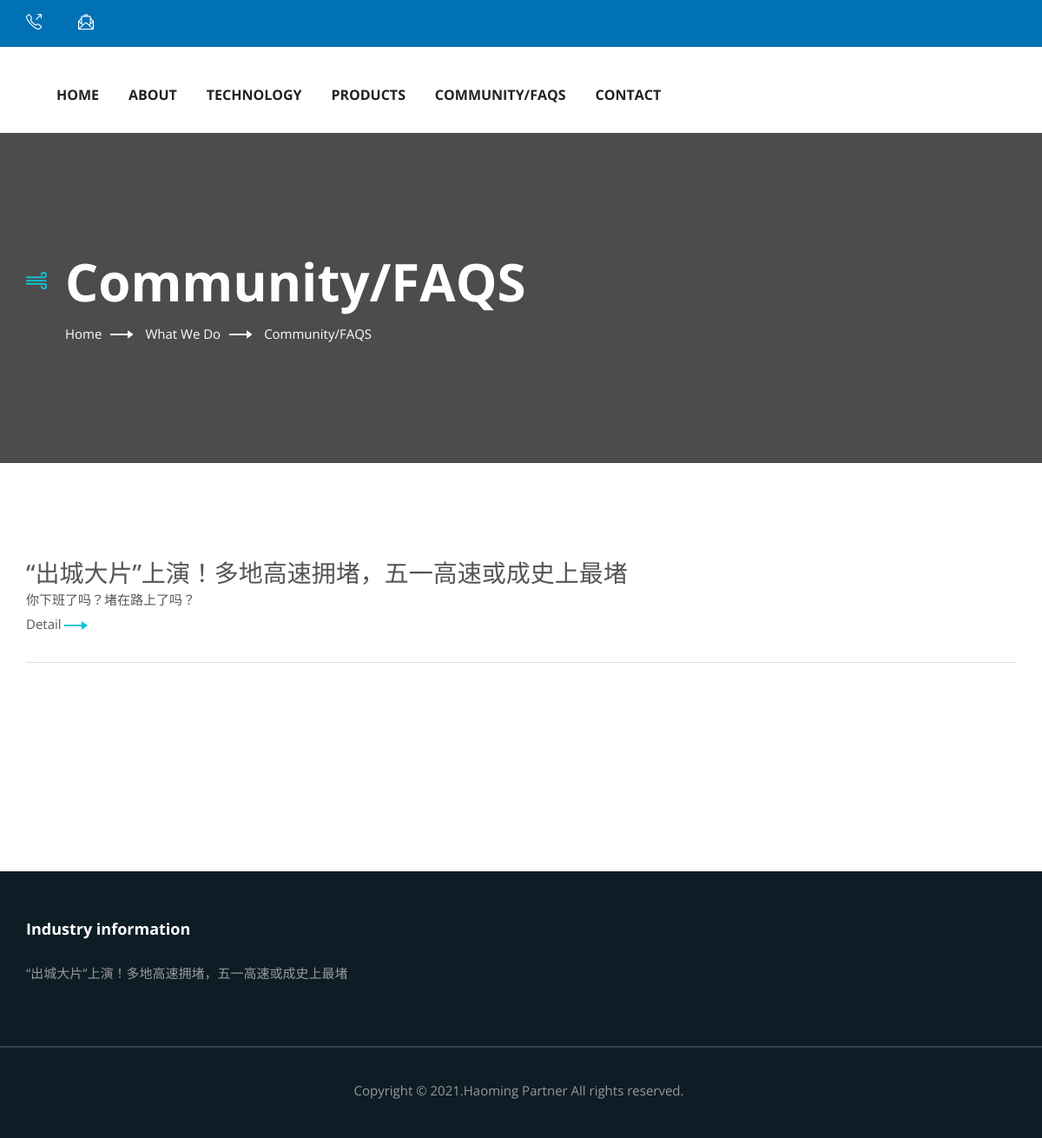
Before: /news/ with the older database file.
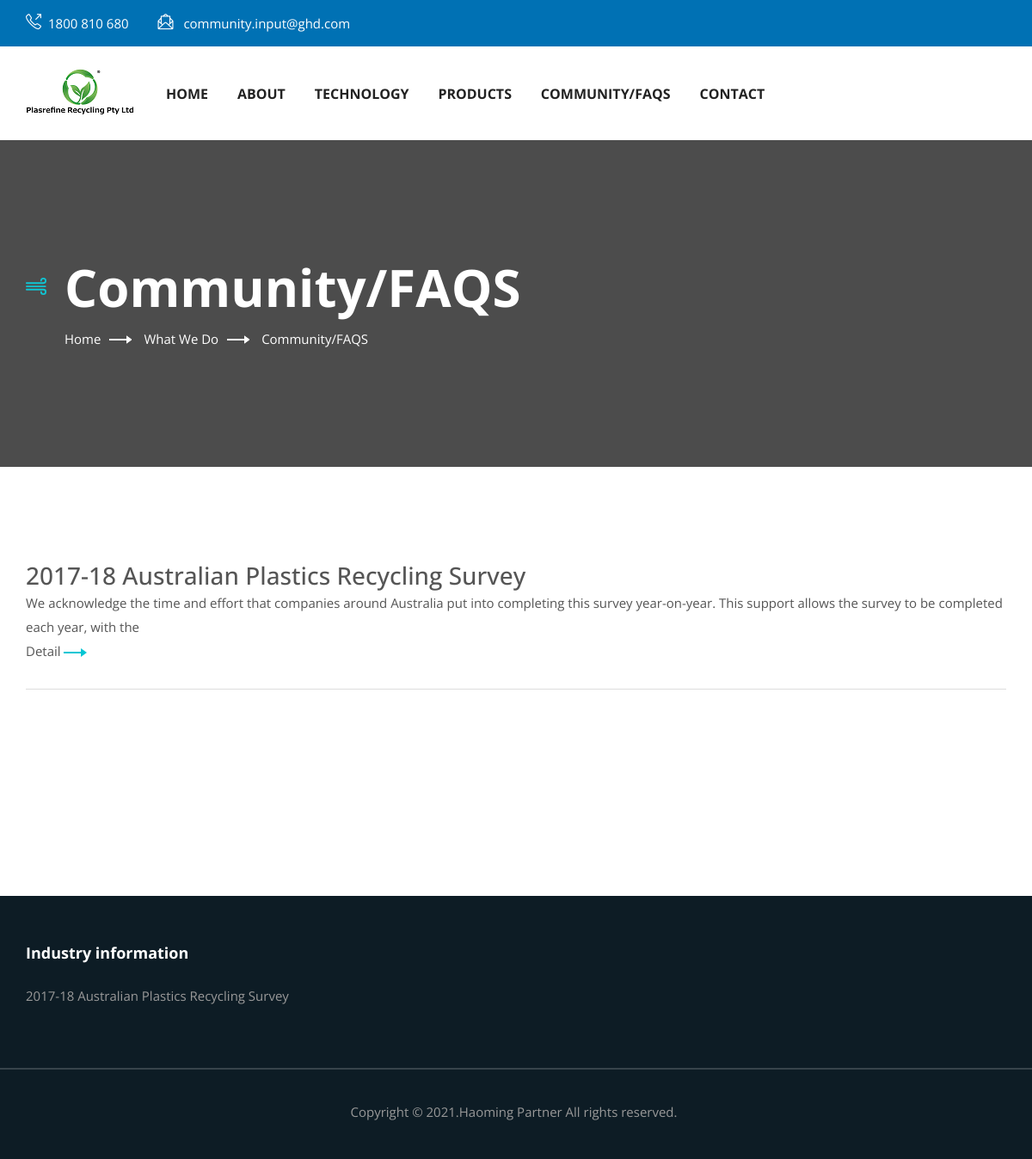
After: the same page with the newer database file.
### web/models.py (models this page shows)
class Blog(models.Model):
    title = models.CharField("标题", max_length=100, unique=False)
    files = models.FileField(upload_to="File")
    introduction = models.CharField("简介", max_length=300)
    add_date = models.DateTimeField('保存日期', default=timezone.now)
    mod_date = models.DateTimeField('最后修改日期', auto_now=True)
    def __str__(self):
        return self.title
    class Meta:
        verbose_name = 'COMMUNITY/FAQS'
        verbose_name_plural = 'COMMUNITY/FAQS'

class WebSetting(models.Model):
    SettingName = models.CharField(max_length=60, verbose_name="配置名称")
    title = models.CharField(max_length=60, verbose_name="网站名称")
    phone = models.CharField(max_length=60,verbose_name='电话')
    email = models.CharField(max_length=60,verbose_name='邮箱')
    logo = models.ImageField(help_text="LOGO 分辨率:180*55", upload_to='Image/logo')
    def admin_sample(self):
        return mark_safe('<img src="/media/%s" height="55" width="150" />' % self.logo)
    admin_sample.short_description = 'Logo'
    admin_sample.allow_tags = True
    def __str__(self):
        return self.SettingName
    class Meta:
        verbose_name = 'Settings'
        verbose_name_plural = 'Settings'

### web/views.py (the view)
# urls.py: path('news/', views.news, name='news'),
def news(request):
    data = Blog.objects.order_by('-id')
    return render(request, 'news.html', {"data": data, })

### web/templatetags/index_tags.py (called while the page is built)
@register.simple_tag
def get_news4_tag():
    news4 = Blog.objects.order_by('-id')[:list_count]
    print("news4", news4)
    return news4

@register.simple_tag
def get_settings():
    print(settings.WEBSETTING_INDEX)
    set = WebSetting.objects.filter(id=settings.WEBSETTING_INDEX).first()
    print(set)
    return set

### web/templates/news.html
{% extends "base.html" %}
{% load static %}
{% block content %}
    <section id="breadcrumb" class="breadcrumb-section position-relative"
             data-background="{% static 'assets/img/background/bcbg.jpg' %}">
        <div class="background_overlay"></div>
        <div class="container">
            <div class="breadcrumb-content headline">
                <h2 class="breadcrumb-title">Community/FAQS</h2>
                <div class="breadcrumb_item ul-li">
                    <ul class="breadcrumb">
                        <li class="breadcrumb-item"><a href="/">Home</a></li>
                        <li class="breadcrumb-item"><a href="">What We Do</a></li>
                        <li class="breadcrumb-item active">Community/FAQS</li>
                    </ul>
                </div>
            </div>
        </div>
    </section>
    <section id="service-details" class="service-details-section">
        <div class="container">
            <div class="row">
                <div class="col-lg-12 col-md-12">
                    <div class="blog-page-post-item">
                        {% for blog in data %}
                            <div class="blog-post-thumbnile-text pera-content headline">
                                <div class="blog-post-text">
                                    <h3><a href="detail/{{ blog.id }}">{{ blog.title }}</a></h3>
                                    {{ blog.introduction }}
                                    <div class="excerpt-more"
                                         style="border-bottom:1px solid #dddddd;padding-bottom: 30px;margin-bottom: 30px;">
                                        <a href="detail/{{ blog.id }}">Detail <img src="assets/img/arrow2.png"
                                                                                   alt=""></a>
                                    </div>
                                </div>
                            </div>
                        {% endfor %}
                    </div>
                </div>
            </div>
        </div>
    </section>
{% endblock content %}

### web/templates/base.html (shortened to what this page needs)
{% load static %}
{% load index_tags %}
{% get_news4_tag as news4 %}
{% get_settings as settings %}
<!DOCTYPE html>
<html lang="en">
<head>
    <link rel="stylesheet" href="{% static 'assets/css/owl.carousel.css' %}">
    <link rel="stylesheet" href="{% static 'assets/css/fontawesome-all.css' %}">
    <link rel="stylesheet" href="{% static 'assets/css/simple-line-icons.css' %}">
    <link rel="stylesheet" href="{% static 'assets/css/animate.css' %}">
    <link rel="stylesheet" href="{% static 'assets/css/flaticon.css' %}">
    <link rel="stylesheet" href="{% static 'assets/css/bootstrap.min.css' %}">
    <link rel="stylesheet" href="{% static 'assets/css/video.min.css' %}">
    <link rel="stylesheet" href="{% static 'assets/css/lightbox.css' %}">
    <link rel="stylesheet" href="{% static 'assets/css/style.css' %}">
</head>
<body>
<header id="header_id" class="main_header header_style_one">
    <div class="header_top">
        <div class="container">
            <div class="row">
                <div class="col-md-6">
                    <div class="header_top_contact ul-li clearfix">
                        <ul>
                            <li><i class="icon-call-out"></i>{{ settings.phone }}</li>
                            <li><i class="icon-envelope-letter"></i> <a
                                    href="mailto:{{ settings.email }}">{{ settings.email }}</a>
                            </li>
                        </ul>
                    </div>
                </div>
            </div>
        </div>
    </div>
    <div class="site-main-menu clearfix">
        <div class="container">
            <div class="brand-logo float-left">
                <a href="/"><img src="/media/{{ settings.logo }}" alt=""></a>
            </div>
            <nav class="main_navigation desktop-menu ul-li">
                <ul id="main-nav" class="navbar-nav text-uppercase clearfix">
                    <li><a href="/">Home</a></li>
                    <li><a href="/about/">About</a></li>
                    <li><a href="/technology/">Technology</a></li>
                    <li><a href="/products/">Products</a></li>
                    <li><a href="/news/">COMMUNITY/FAQS</a></li>
                    <li><a href="/contact/">Contact</a></li>
                </ul>
            </nav>
        </div>
    </div>
</header>
{% block content %}
{% endblock content %}
<footer id="footer-id" class="footer-section">
    <div class="footer-content">
        <div class="container">
            <br/><br/>
            <div class="footer-widget-area">
                <div class="row">
                    <div class="col-lg-6 col-md-6">
                        <div class="footer-widget-item pera-content">
                            <div class="footer-menu-widget ul-li-block">
                                <h3 class="el-widget-title"><a href="/news/">Industry information</a></h3>
                                <ul>
                                    {% for i in news4 %}
                                        <li><a href="/news/detail/{{ i.id }}">{{ i.title }}</a></li>
                                    {% endfor %}
                                </ul>
                            </div>
                        </div>
                    </div>
                </div>
            </div>
        </div>
    </div>
    <div class="footer-copyright-text text-center">
        <p>Copyright &copy; 2021.Haoming Partner All rights reserved.</p>
    </div>
</footer>
</body>
</html>

Changed rows visible on the page:
now on this page (row edited): WebSetting: phone "1800 810 680", email "community.input@ghd.com", logo (picture)
changed WebSetting: email empty → "community.input@ghd.com" (drawn)
changed Blog: title "“出城大片”上演！多地高速拥堵，五一高速或成史上最堵" → "2017-18 Australian Plastics Recycling Survey"; introduction "你下班了吗？堵在路上了吗？" → "We acknowledge the time and effort that companies around Australia put into completing this survey year-on-year. This support allows the survey to be completed each year, with the"
